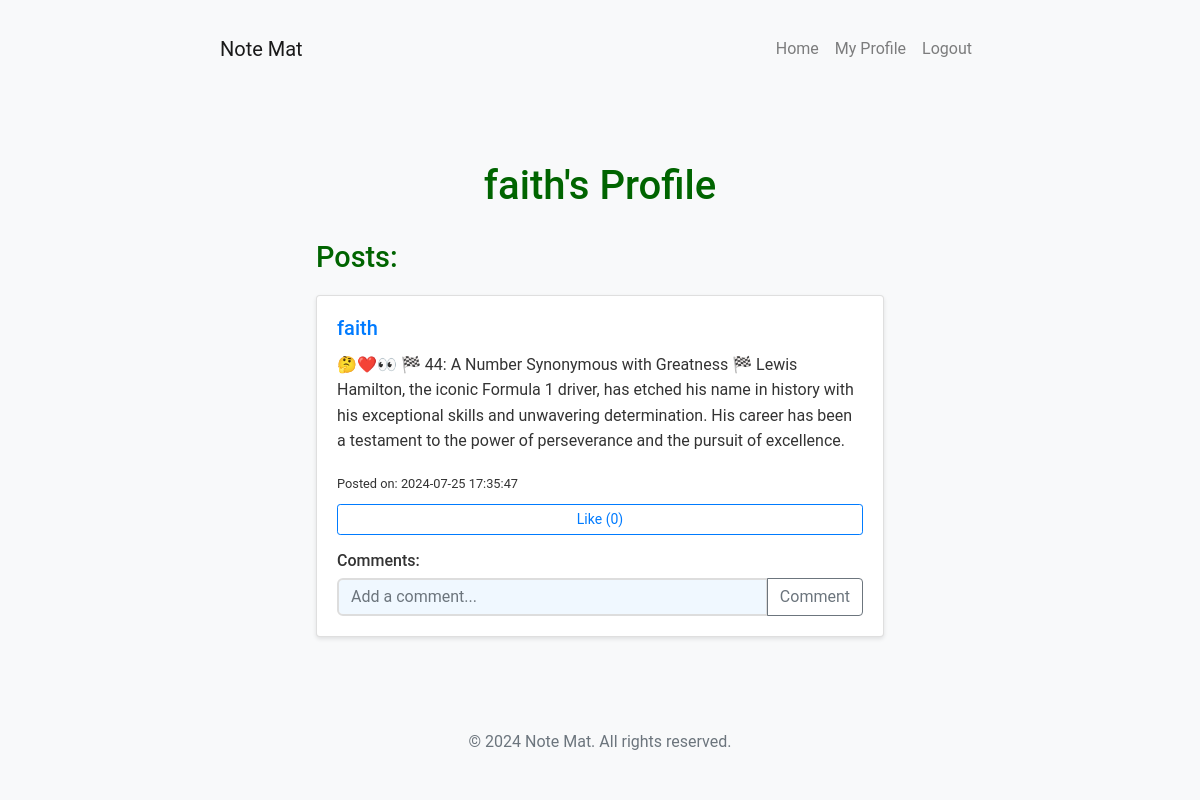
Screenshot of /profile/faith (signed in) with the database file from the repository.
### models.py (models this page shows)
class User(UserMixin, db.Model):
    id = db.Column(db.Integer, primary_key=True)
    username = db.Column(db.String(64), unique=True, nullable=False)
    password = db.Column(db.String(128), nullable=False)
    posts = db.relationship('Post', backref='author', lazy='dynamic')
    comments = db.relationship('Comment', backref='author', lazy='dynamic')
    likes = db.relationship('Like', backref='user', lazy='dynamic')

class Post(db.Model):
    id = db.Column(db.Integer, primary_key=True)
    content = db.Column(db.Text, nullable=False)
    timestamp = db.Column(db.DateTime, index=True, default=datetime.utcnow)
    user_id = db.Column(db.Integer, db.ForeignKey('user.id'))
    comments = db.relationship('Comment', backref='post', lazy='dynamic', cascade='all, delete-orphan')
    likes = db.relationship('Like', backref='post', lazy='dynamic', cascade='all, delete-orphan')

### app.py (the view)
@app.route('/profile/<username>')
@login_required
def profile(username):
    user = User.query.filter_by(username=username).first_or_404()
    posts = Post.query.filter_by(author=user).order_by(Post.timestamp.desc()).all()
    return render_template('profile.html', user=user, posts=posts)

### app.py (called while the page is built)
@login_manager.user_loader
def load_user(user_id):
    return User.query.get(int(user_id))

### templates/profile.html (shortened to what this page needs)
{% extends "base.html" %}
{% block content %}
<div class="container">
    <h1>{{ user.username }}'s Profile</h1>
    <h2>Posts:</h2>
    {% for post in posts %}
    <div class="card mb-3">
        <div class="card-body">
            <h5 class="card-title">
                <a href="{{ url_for('profile', username=post.author.username) }}">{{ post.author.username }}</a>
            </h5>
            <p>{{ post.content }}</p>
            <small>Posted on: {{ post.timestamp.strftime('%Y-%m-%d %H:%M:%S') }}</small>
            <form action="{{ url_for('like_post', post_id=post.id) }}" method="post" class="mt-2">
                <button type="submit" class="btn btn-outline-primary btn-sm">Like ({{ post.likes.count() }})</button>
            </form>
            <h6 class="mt-3">Comments:</h6>
            <form action="{{ url_for('comment_post', post_id=post.id) }}" method="post" class="mt-2">
                <div class="input-group">
                    <input type="text" name="content" class="form-control" placeholder="Add a comment...">
                    <div class="input-group-append">
                        <button class="btn btn-outline-secondary" type="submit">Comment</button>
                    </div>
                </div>
            </form>
        </div>
    </div>
    {% endfor %}
</div>
{% endblock %}

### static/styles.css (style rules this page uses)
:root { --bg-color: #f0f8ff; --text-color: #333; --header-color: #006400; --section-bg: #ffffff; --button-bg: #4CAF50; --button-hover: #45a049; --input-border: #ddd; --result-bg: #e6e6e6; }
body { font-family: 'Roboto', Arial, sans-serif; line-height: 1.6; margin: 0; padding: 0; background-color: var(--bg-color); color: var(--text-color); transition: background-color 0.3s, color 0.3s; }
.container { width: 80%; max-width: 1200px; margin: auto; overflow: hidden; padding: 20px; }
h1 { color: var(--header-color); text-align: center; font-size: 2.5em; margin-bottom: 30px; }
h2 { color: var(--header-color); font-size: 1.8em; margin-bottom: 20px; }
input[type="text"], input[type="password"], input[type="number"], textarea, select { width: 100%; padding: 12px; margin-bottom: 15px; border: 2px solid var(--input-border); border-radius: 6px; font-size: 16px; transition: border-color 0.3s; background-color: var(--bg-color); color: var(--text-color); }
button { display: block; width: 100%; padding: 12px; background: var(--button-bg); color: white; border: none; border-radius: 6px; font-size: 18px; cursor: pointer; transition: background-color 0.3s; }
body { background-color: #f8f9fa; }
.container { max-width: 800px; }
.card { box-shadow: 0 2px 4px rgba(0,0,0,0.1); }

### rows the page displays
User: username "faith"
Post: author.username "faith", content "🤔❤️👀 🏁 44: A Number Synonymous with Greatness 🏁 Lewis Hamilton, the iconic Formula 1 driver, has etched his name in history with his exceptional skills and unwavering determination. His career has been a testament to the power of perseverance and the pursuit of excellence.", timestamp "2024-07-25 17:35:47", likes.count "0"
